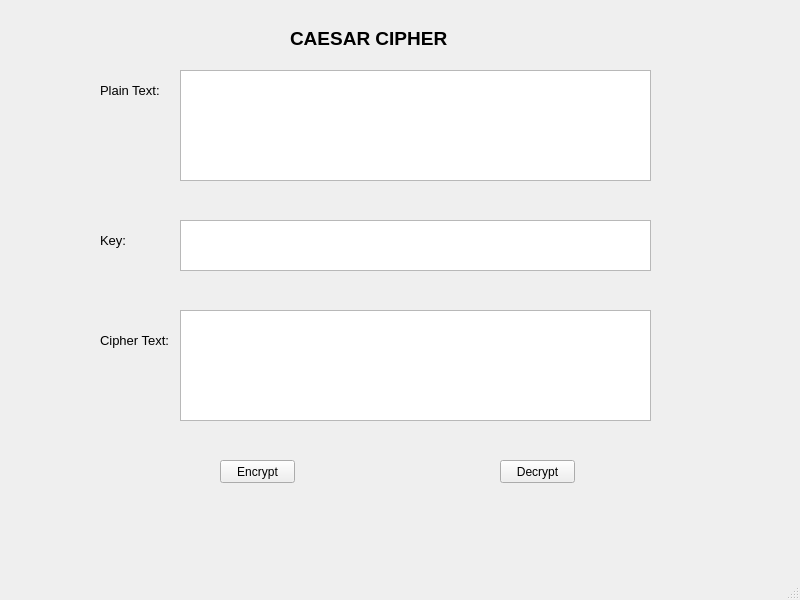
<?xml version="1.0" encoding="UTF-8"?>
<ui version="4.0">
 <class>MainWindow</class>
 <widget class="QMainWindow" name="MainWindow">
  <property name="geometry">
   <rect>
    <x>0</x>
    <y>0</y>
    <width>800</width>
    <height>600</height>
   </rect>
  </property>
  <property name="windowTitle">
   <string>MainWindow</string>
  </property>
  <widget class="QWidget" name="centralwidget">
   <widget class="QLabel" name="label">
    <property name="geometry">
     <rect>
      <x>290</x>
      <y>30</y>
      <width>201</width>
      <height>16</height>
     </rect>
    </property>
    <property name="font">
     <font>
      <pointsize>14</pointsize>
      <weight>75</weight>
      <bold>true</bold>
     </font>
    </property>
    <property name="text">
     <string>CAESAR CIPHER</string>
    </property>
   </widget>
   <widget class="QLabel" name="label_2">
    <property name="geometry">
     <rect>
      <x>100</x>
      <y>80</y>
      <width>81</width>
      <height>21</height>
     </rect>
    </property>
    <property name="font">
     <font>
      <pointsize>10</pointsize>
     </font>
    </property>
    <property name="text">
     <string>Plain Text:</string>
    </property>
   </widget>
   <widget class="QLabel" name="label_3">
    <property name="geometry">
     <rect>
      <x>100</x>
      <y>230</y>
      <width>81</width>
      <height>21</height>
     </rect>
    </property>
    <property name="font">
     <font>
      <pointsize>10</pointsize>
     </font>
    </property>
    <property name="text">
     <string>Key:</string>
    </property>
   </widget>
   <widget class="QLabel" name="label_4">
    <property name="geometry">
     <rect>
      <x>100</x>
      <y>330</y>
      <width>81</width>
      <height>21</height>
     </rect>
    </property>
    <property name="font">
     <font>
      <pointsize>10</pointsize>
     </font>
    </property>
    <property name="text">
     <string>Cipher Text:</string>
    </property>
   </widget>
   <widget class="QTextEdit" name="textEdit_Plaintext">
    <property name="geometry">
     <rect>
      <x>180</x>
      <y>70</y>
      <width>471</width>
      <height>111</height>
     </rect>
    </property>
   </widget>
   <widget class="QTextEdit" name="textEdit_Key">
    <property name="geometry">
     <rect>
      <x>180</x>
      <y>220</y>
      <width>471</width>
      <height>51</height>
     </rect>
    </property>
   </widget>
   <widget class="QTextEdit" name="textEdit_Ciphertext">
    <property name="geometry">
     <rect>
      <x>180</x>
      <y>310</y>
      <width>471</width>
      <height>111</height>
     </rect>
    </property>
   </widget>
   <widget class="QPushButton" name="pushButton_Encrypt">
    <property name="geometry">
     <rect>
      <x>220</x>
      <y>460</y>
      <width>75</width>
      <height>23</height>
     </rect>
    </property>
    <property name="text">
     <string>Encrypt</string>
    </property>
   </widget>
   <widget class="QPushButton" name="pushButton_Decrypt">
    <property name="geometry">
     <rect>
      <x>500</x>
      <y>460</y>
      <width>75</width>
      <height>23</height>
     </rect>
    </property>
    <property name="text">
     <string>Decrypt</string>
    </property>
   </widget>
  </widget>
  <widget class="QMenuBar" name="menubar">
   <property name="geometry">
    <rect>
     <x>0</x>
     <y>0</y>
     <width>800</width>
     <height>21</height>
    </rect>
   </property>
  </widget>
  <widget class="QStatusBar" name="statusbar"/>
 </widget>
 <resources/>
 <connections/>
</ui>
